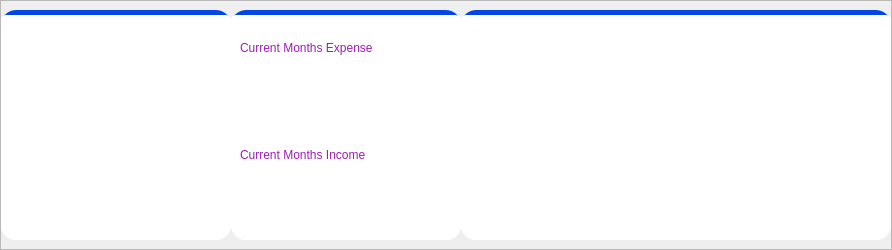
                         <widget class="QFrame" name="Top_main_frame">
                          <property name="minimumSize">
                           <size>
                            <width>0</width>
                            <height>250</height>
                           </size>
                          </property>
                          <property name="maximumSize">
                           <size>
                            <width>16777215</width>
                            <height>250</height>
                           </size>
                          </property>
                          <property name="styleSheet">
                           <string notr="true"/>
                          </property>
                          <property name="frameShape">
                           <enum>QFrame::StyledPanel</enum>
                          </property>
                          <property name="frameShadow">
                           <enum>QFrame::Raised</enum>
                          </property>
                          <layout class="QHBoxLayout" name="horizontalLayout_4">
                           <property name="spacing">
                            <number>0</number>
                           </property>
                           <property name="leftMargin">
                            <number>0</number>
                           </property>
                           <property name="topMargin">
                            <number>0</number>
                           </property>
                           <property name="rightMargin">
                            <number>0</number>
                           </property>
                           <property name="bottomMargin">
                            <number>0</number>
                           </property>
                           <item>
                            <widget class="QFrame" name="one">
                             <property name="minimumSize">
                              <size>
                               <width>230</width>
                               <height>230</height>
                              </size>
                             </property>
                             <property name="maximumSize">
                              <size>
                               <width>230</width>
                               <height>230</height>
                              </size>
                             </property>
                             <property name="styleSheet">
                              <string notr="true">QFrame#one{
background-color: rgb(255, 255, 255);
border-radius: 15px;
border-top: 5px solid #0247E4; 
}</string>
                             </property>
                             <property name="frameShape">
                              <enum>QFrame::StyledPanel</enum>
                             </property>
                             <property name="frameShadow">
                              <enum>QFrame::Raised</enum>
                             </property>
                             <layout class="QHBoxLayout" name="horizontalLayout_25">
                              <property name="spacing">
                               <number>0</number>
                              </property>
                              <property name="leftMargin">
                               <number>0</number>
                              </property>
                              <property name="topMargin">
                               <number>0</number>
                              </property>
                              <property name="rightMargin">
                               <number>0</number>
                              </property>
                              <property name="bottomMargin">
                               <number>0</number>
                              </property>
                              <item>
                               <widget class="QFrame" name="pie1">
                                <property name="styleSheet">
                                 <string notr="true">background-color: rgb(255, 255, 255);
border-bottom-left-radius: 15px;
border-bottom-right-radius: 15px;
border-top-left-radius: 5px;
border-top-right-radius: 5px;</string>
                                </property>
                                <property name="frameShape">
                                 <enum>QFrame::StyledPanel</enum>
                                </property>
                                <property name="frameShadow">
                                 <enum>QFrame::Raised</enum>
                                </property>
                               </widget>
                              </item>
                             </layout>
                            </widget>
                           </item>
                           <item>
                            <widget class="QFrame" name="two">
                             <property name="minimumSize">
                              <size>
                               <width>230</width>
                               <height>230</height>
                              </size>
                             </property>
                             <property name="maximumSize">
                              <size>
                               <width>230</width>
                               <height>230</height>
                              </size>
                             </property>
                             <property name="styleSheet">
                              <string notr="true">QFrame#two{
background-color: rgb(255, 255, 255);
border-radius: 15px;
border-top: 5px solid #0247E4; 
}</string>
                             </property>
                             <property name="frameShape">
                              <enum>QFrame::StyledPanel</enum>
                             </property>
                             <property name="frameShadow">
                              <enum>QFrame::Raised</enum>
                             </property>
                             <layout class="QHBoxLayout" name="horizontalLayout_26">
                              <property name="spacing">
                               <number>0</number>
                              </property>
                              <property name="leftMargin">
                               <number>0</number>
                              </property>
                              <property name="topMargin">
                               <number>0</number>
                              </property>
                              <property name="rightMargin">
                               <number>0</number>
                              </property>
                              <property name="bottomMargin">
                               <number>0</number>
                              </property>
                              <item>
                               <widget class="QFrame" name="pie2">
                                <property name="styleSheet">
                                 <string notr="true">background-color: rgb(255, 255, 255);
border-bottom-left-radius: 15px;
border-bottom-right-radius: 15px;
border-top-left-radius: 5px;
border-top-right-radius: 5px;</string>
                                </property>
                                <property name="frameShape">
                                 <enum>QFrame::StyledPanel</enum>
                                </property>
                                <property name="frameShadow">
                                 <enum>QFrame::Raised</enum>
                                </property>
                                <layout class="QVBoxLayout" name="verticalLayout_12">
                                 <item>
                                  <widget class="QLabel" name="label_5">
                                   <property name="styleSheet">
                                    <string notr="true">font: 75 12pt &quot;Hobo Std&quot;;
color: rgb(155, 30, 178);</string>
                                   </property>
                                   <property name="text">
                                    <string>Current Months Expense</string>
                                   </property>
                                  </widget>
                                 </item>
                                 <item>
                                  <widget class="QLabel" name="label_10">
                                   <property name="styleSheet">
                                    <string notr="true">font:12pt &quot;Hobo Std&quot;;
color: rgb(2, 21, 124);</string>
                                   </property>
                                   <property name="text">
                                    <string/>
                                   </property>
                                  </widget>
                                 </item>
                                 <item>
                                  <widget class="QLabel" name="label_9">
                                   <property name="styleSheet">
                                    <string notr="true">font: 75 12pt &quot;Hobo Std&quot;;
color: rgb(155, 30, 178);</string>
                                   </property>
                                   <property name="text">
                                    <string>Current Months Income</string>
                                   </property>
                                  </widget>
                                 </item>
                                 <item>
                                  <widget class="QLabel" name="label_45">
                                   <property name="styleSheet">
                                    <string notr="true">font:12pt &quot;Hobo Std&quot;;
color: rgb(2, 21, 124);</string>
                                   </property>
                                   <property name="text">
                                    <string/>
                                   </property>
                                  </widget>
                                 </item>
                                </layout>
                               </widget>
                              </item>
                             </layout>
                            </widget>
                           </item>
                           <item>
                            <widget class="QFrame" name="three">
                             <property name="minimumSize">
                              <size>
                               <width>430</width>
                               <height>230</height>
                              </size>
                             </property>
                             <property name="maximumSize">
                              <size>
                               <width>430</width>
                               <height>230</height>
                              </size>
                             </property>
                             <property name="styleSheet">
                              <string notr="true">QFrame#three{
background-color: rgb(255, 255, 255);
border-radius: 15px;
border-top: 5px solid #0247E4; 
}</string>
                             </property>
                             <property name="frameShape">
                              <enum>QFrame::StyledPanel</enum>
                             </property>
                             <property name="frameShadow">
                              <enum>QFrame::Raised</enum>
                             </property>
                             <layout class="QHBoxLayout" name="horizontalLayout_6">
                              <property name="spacing">
                               <number>0</number>
                              </property>
                              <property name="leftMargin">
                               <number>0</number>
                              </property>
                              <property name="topMargin">
                               <number>0</number>
                              </property>
                              <property name="rightMargin">
                               <number>0</number>
                              </property>
                              <property name="bottomMargin">
                               <number>0</number>
                              </property>
                              <item>
                               <widget class="QFrame" name="line">
                                <property name="styleSheet">
                                 <string notr="true">background-color: rgb(255, 255, 255);
border-bottom-left-radius: 15px;
border-bottom-right-radius: 15px;
border-top-left-radius: 5px;
border-top-right-radius: 5px;</string>
                                </property>
                                <property name="frameShape">
                                 <enum>QFrame::StyledPanel</enum>
                                </property>
                                <property name="frameShadow">
                                 <enum>QFrame::Raised</enum>
                                </property>
                               </widget>
                              </item>
                             </layout>
                            </widget>
                           </item>
                          </layout>
                         </widget>
